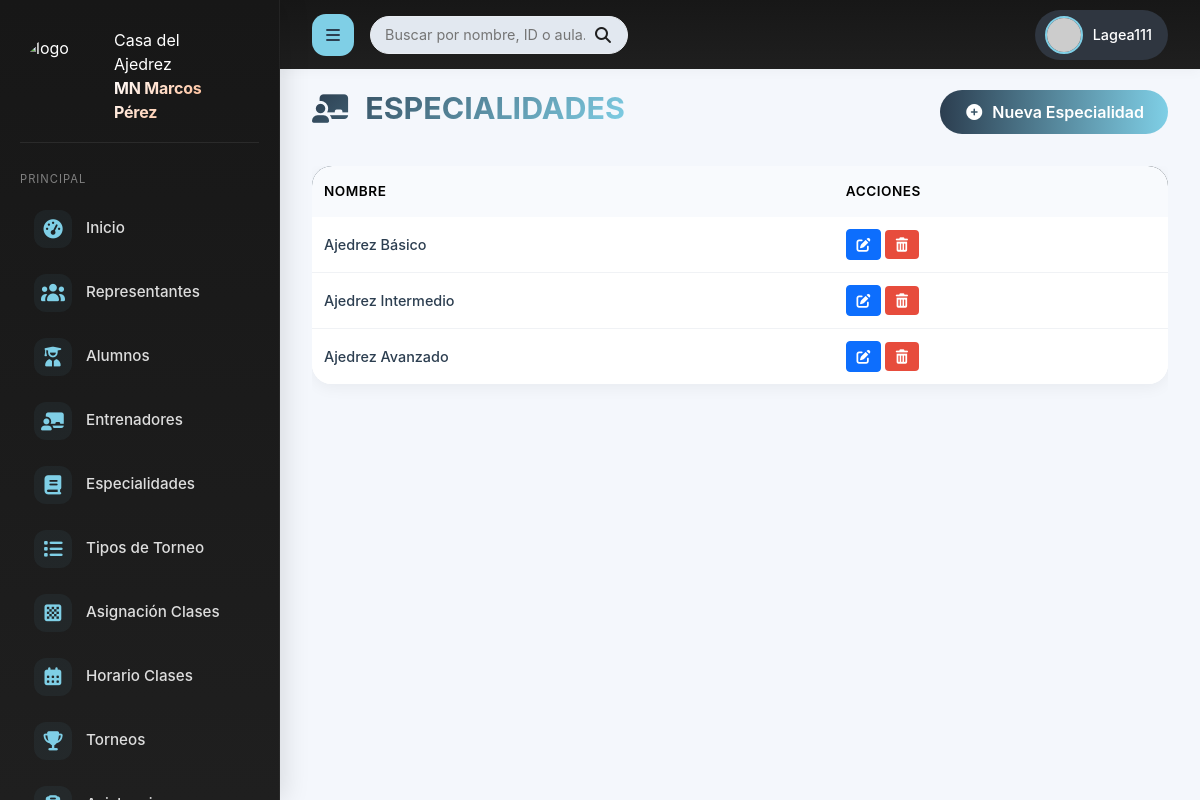
Before: /vista/especialidad/especialidad.php with the older database file.
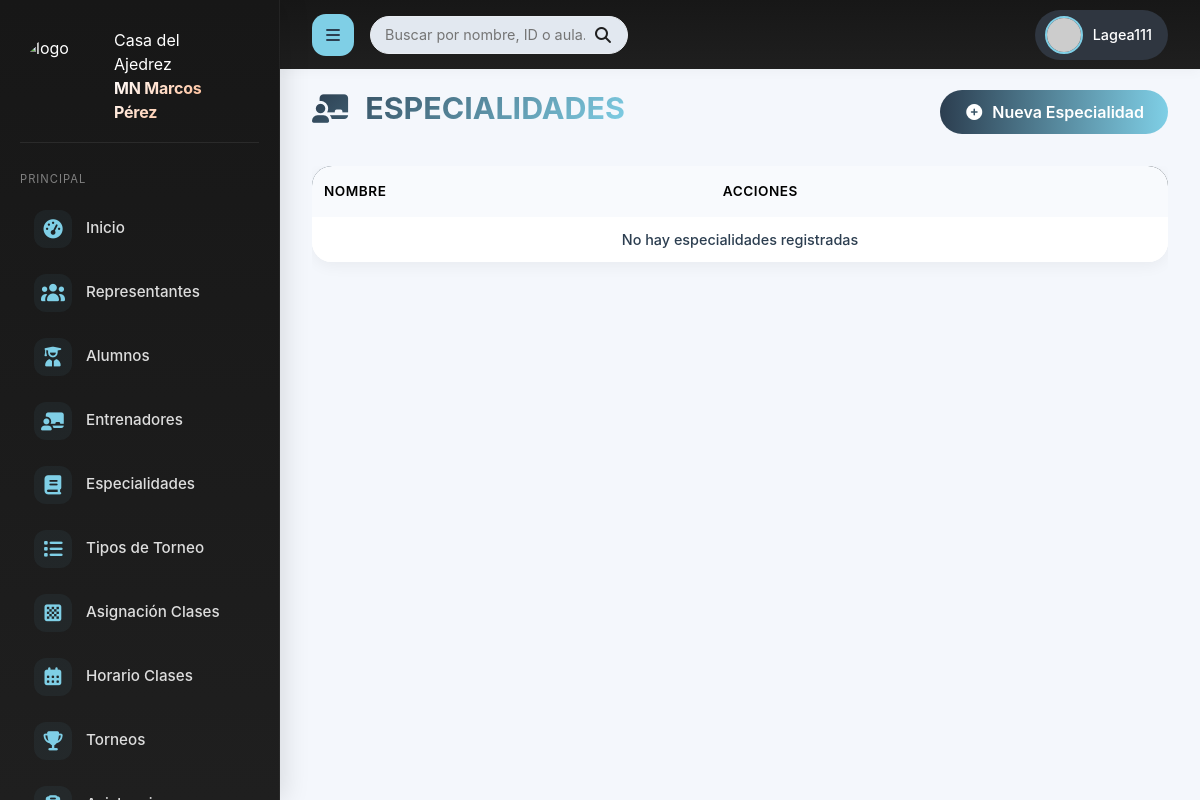
After: the same page with the newer database file.
### tables this page shows
CREATE TABLE `ESPECIALIDAD` (
  `idEspecialidad` INT AUTO_INCREMENT,
  `nombre` varchar(30) NOT NULL,
  PRIMARY KEY (`idEspecialidad`),
  UNIQUE (`nombre`)
);

### modelo/clase_especialidad.php (called while the page is built, shortened)
<?php
class Especialidad {
    public function ListarEspecialidad(){
        include("conexion.php");
        $sql = $conex->prepare("SELECT * FROM ESPECIALIDAD ORDER BY idEspecialidad");
        $sql->execute();
        $num_reg = $sql->rowCount();
        if ($num_reg > 0) {
            return $sql->fetchAll(PDO::FETCH_ASSOC);
        } else {
            return false;
        }
    }
}
?>

### vista/especialidad/especialidad.php (the view, shortened to what this page needs)
<?php
include("../../modelo/conexion.php");
include("../../modelo/clase_especialidad.php");
$espe = new Especialidad();
$especialidad = $espe->ListarEspecialidad();
?>
<!DOCTYPE html>
<html lang="es">
<head>
    <?php include '../assets/inc/head.php'; ?>
</head>
<body>
<div class="page-container">
    <?php include '../assets/inc/sidebar.php'; ?>
    <?php include '../assets/inc/header.php'; ?>
    <div class="main-content">
       <div class="catalog-header">
            <h1 class="page-title"><i class="fas fa-chalkboard-user me-2"></i> ESPECIALIDADES</h1>
            <a href="./insert_especialidad.php" class="btn btn-custom"><i class="fas fa-plus-circle me-2"></i>Nueva Especialidad</a>
        </div>
            <div class="table-responsive">
                <table class="table alumno-table">
                    <thead>
                        <tr>
                            <th>Nombre</th>
                            <th>Acciones</th>
                        </tr>
                    </thead>
                    <tbody>
                        <?php if($especialidad && count($especialidad) > 0): ?>
                        <?php foreach($especialidad as $row): ?>
                            <tr>
                                <?php $idEspecialidad = $row['idEspecialidad'];?>
                                <td><?php echo htmlspecialchars($row['nombre']); ?></td>
                                <td>
                                    <a class="btn btn-sm btn-primary" href="../../controlador/ctl_especialidad.php?M=mos&I=<?php echo $idEspecialidad; ?>">
                                        <i class="fas fa-edit"></i>
                                    </a>
                                    <button class="btn btn-sm btn-danger btn-delete" data-idEspecialidad="<?php echo $idEspecialidad; ?>" data-nombre="<?php echo htmlspecialchars($row['nombre']); ?>">
                                        <i class="fas fa-trash-alt"></i>
                                    </button>
                                </td>
                            </tr>
                        <?php endforeach; ?>
                        <?php else: ?>
                            <tr>
                                <td colspan="4" class="text-center">No hay especialidades registradas</td>
                            </tr>
                        <?php endif; ?>
                    </tbody>
                </table>
            </div>
    </div>
</div>
</body>
</html>

Changed rows visible on the page:
removed especialidad: nombre "Ajedrez Básico"
removed especialidad: nombre "Ajedrez Intermedio"
removed especialidad: nombre "Ajedrez Avanzado"
Other visible differences:
text now shown: "No hay especialidades registradas"
